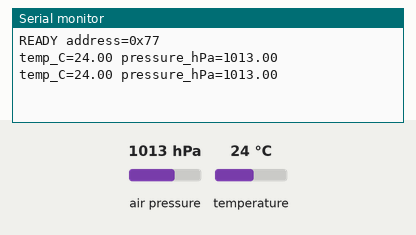
Simulated run of this sketch. Board: Arduino Uno, built with avr-gcc and run on an emulated ATmega328P. Parts: the last lines printed to the serial monitor. The inputs (shaded band) are chosen by the test bench; at power-on: air pressure 1013 hPa, temperature 24 °C.

Above: at 1.8 s.
1.9 s: air pressure set to 952 hPa
At 2.8 s:
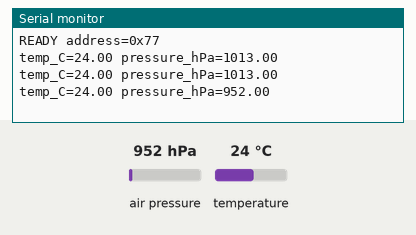
3.4 s: temperature set to 12 °C
At 4.7 s:
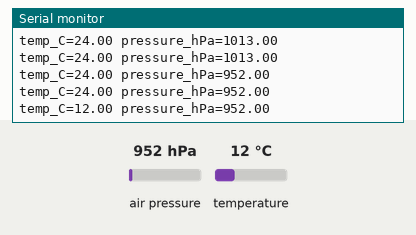
4.9 s: air pressure set to 975 hPa
At 5.6 s:
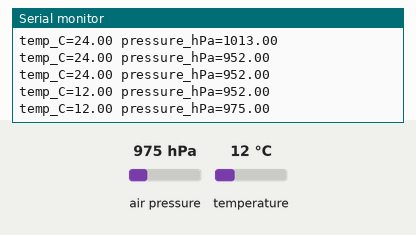
Timing chart, 0 to 7.9 s (numbered marks = the images above; inputs shaded):
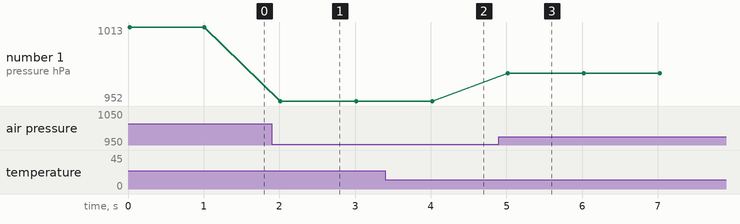

Measured:
- after the input at 1.9 s, the serial monitor: prints a new line after 0.11 s (image 1)
- after the input at 3.4 s, the serial monitor: prints a new line after 0.62 s (image 2)
- after the input at 4.9 s, the serial monitor: prints a new line after 0.12 s (image 3)
- plotted number 1: 1013 → 952 after the input at 1.9 s, 952 → 975 after the input at 4.9 s

The sketch:

sketch.ino
```cpp
// Arduino UNO R3 + Adafruit BMP280 #2651 STEMMA QT, I2C.
#include <Wire.h>
#include <Adafruit_BMP280.h>
#include <math.h>
Adafruit_BMP280 bmp;
uint8_t address = 0x77;

void setup() {
  Serial.begin(9600);
  Wire.begin();
  Wire.setWireTimeout(25000, true);
  if (!bmp.begin(address)) {
    address = 0x76;
    if (!bmp.begin(address)) {
      Serial.println("ERROR: BMP280_NOT_FOUND");
      while (true) { delay(1000); }
    }
  }
  Serial.print("READY address=0x");
  Serial.println(address, HEX);
}

void loop() {
  float tempC = bmp.readTemperature();
  float pressureHpa = bmp.readPressure() / 100.0F;
  if (!isfinite(tempC) || !isfinite(pressureHpa) ||
      tempC < -40.0F || tempC > 85.0F ||
      pressureHpa < 300.0F || pressureHpa > 1100.0F) {
    Serial.println("ERROR: BMP280_RANGE");
  } else {
    Serial.print("temp_C=");
    Serial.print(tempC, 2);
    Serial.print(" pressure_hPa=");
    Serial.println(pressureHpa, 2);
  }
  delay(1000);
}
```
